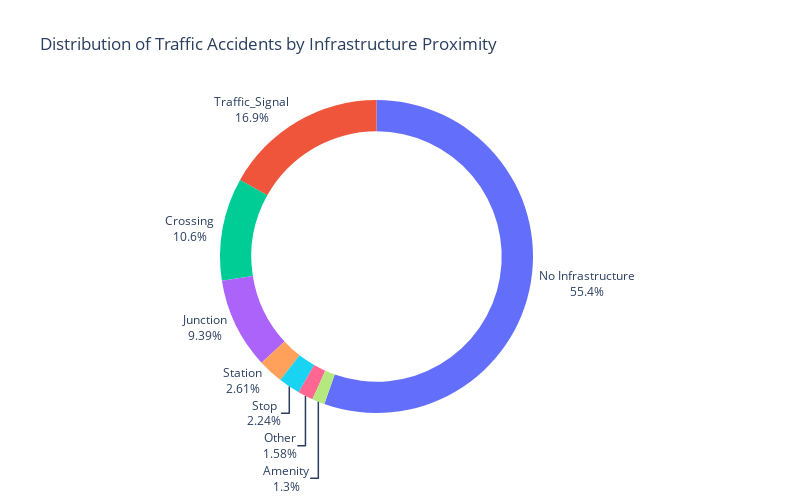

Notebook code for this chart:
### Code cell
import plotly.express as px
import pandas as pd


# Step 1: Read the CSV file into a DataFrame
df = pd.read_csv('../resources/us_accidents_filtered_rows.csv')

# Step 2: Prepare the Data
# Define list of infrastructure types
infrastructures = ['Amenity', 'Bump', 'Crossing', 'Give_Way', 'Junction', 'No_Exit', 
                   'Railway', 'Roundabout', 'Station', 'Stop', 'Traffic_Calming', 
                   'Traffic_Signal', 'Turning_Loop']

# Check if all infrastructure columns are False for each row
def all_false(row):
    return all(not row[infra] for infra in infrastructures)

# Apply the function row-wise to create a boolean mask
all_false_mask = df.apply(all_false, axis=1)

# Step 3: Count Rows with All False Values
# Count rows where all infrastructure columns are False
no_infrastructure_count = all_false_mask.sum()

# Step 4: Prepare Data for Donut Chart
# Count occurrences of True values for each infrastructure type
counts = [df[infra].sum() for infra in infrastructures]

# If there are rows with all False values, add a category for "No Infrastructure Near Accidents"
if no_infrastructure_count > 0:
    infrastructures.append('No Infrastructure')
    counts.append(no_infrastructure_count)

# Create lists for labels and values
labels = infrastructures
values = counts

# Calculate total number of accidents
total_accidents = sum(values)

# Calculate percentages
percentages = [count / total_accidents * 100 for count in counts]

# Combine labels where percentage is less than 1.0%
threshold = 1.0
combined_labels = []
combined_values = []

for label, value, percent in zip(labels, values, percentages):
    if percent < threshold:
        combined_labels.append('Other')
        combined_values.append(value)
    else:
        combined_labels.append(label)
        combined_values.append(value)

# Step 5: Create the Donut Chart using Plotly Express
# Create the figure
fig = px.pie(names=combined_labels, values=combined_values, title='Distribution of Traffic Accidents by Infrastructure Proximity',
             hole=0.8,  # Specify the size of the hole in the center (0 for pie chart, 1 for completely hollow donut)
             labels={'label': 'percent'},
             width=800, height=500)  # Adjust width and height as needed

# Place labels outside the pie/donut chart
fig.update_traces(textposition='outside', textinfo='label+percent')
fig.update_layout(showlegend=False)
# Show the plot
fig.show()

### Figure 1 — Plotly figure (JSON) as saved in the notebook; plotly's stock layout.template omitted (floating-point values rounded to 4 significant figures)
{"data": [{"domain": {"x": [0, 1], "y": [0, 1]}, "hole": 0.8, "hovertemplate": "label=%{label}<br>value=%{value}<extra></extra>", "labels": ["Amenity", "Other", "Crossing", "Other", "Junction", "Other", "Other", "Other", "Station", "Stop", "Other", "Traffic_Signal", "Other", "No Infrastructure"], "legendgroup": "", "name": "", "showlegend": true, "textinfo": "label+percent", "textposition": "outside", "type": "pie", "values": [6123, 104, 50091, 2362, 44275, 793, 3845, 10, 12319, 10544, 338, 79514, 0, 261378]}], "layout": {"height": 500, "legend": {"tracegroupgap": 0}, "showlegend": false, "title": {"text": "Distribution of Traffic Accidents by Infrastructure Proximity"}, "width": 800}}
